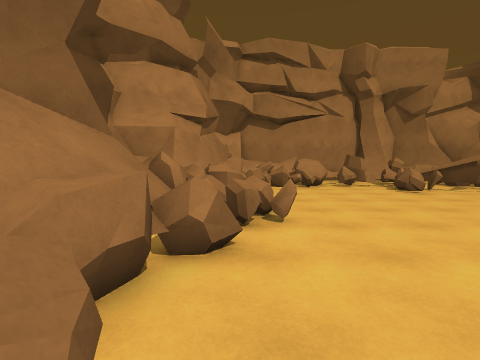
View 1 (above)

24 first-person views from a walk through a scene from a Unity 3-D project. The camera is 1.5 m above the floor, tilts 4° down and sees 85° across. The floor is counted in squares, 1 m on a side. Each view is taken from the middle of a square. On the plan, view 1 faces up. The plan holds only what a view shows up to about 14 squares ahead; the rest is blank. The place goes on beyond the plan. Surface patterns are stand-ins for the level's own textures.

View 2
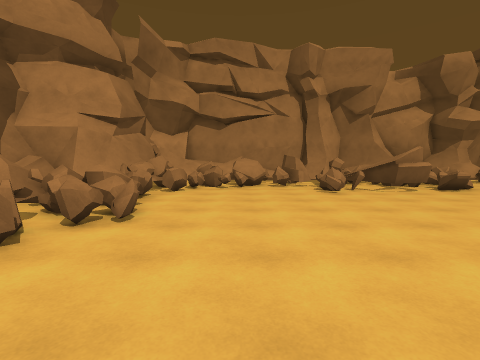

View 3
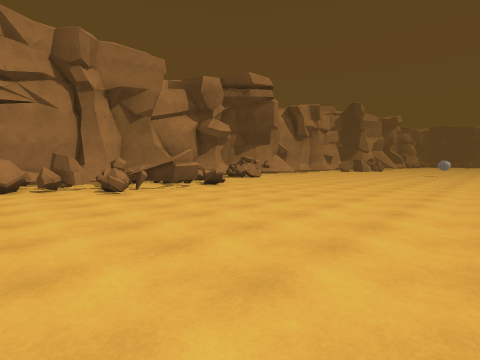

View 4
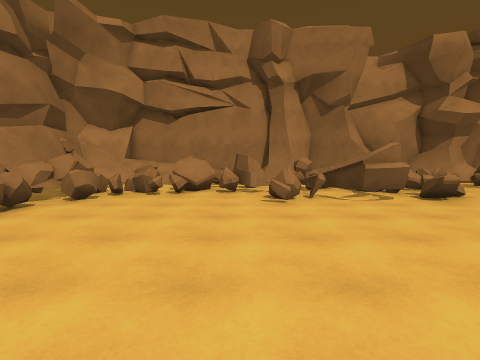

View 5
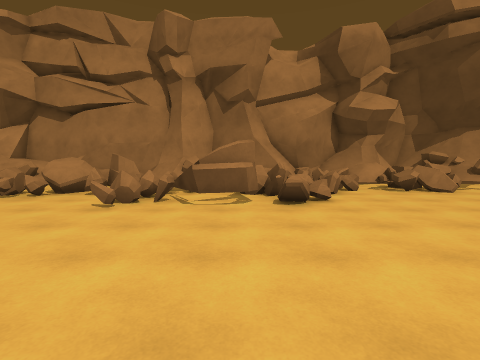

View 6
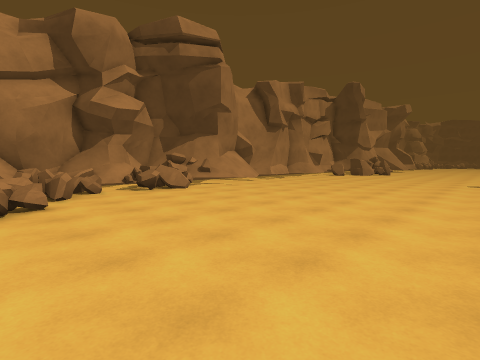

View 7
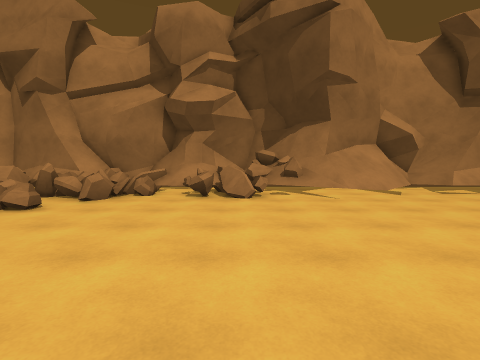

View 8
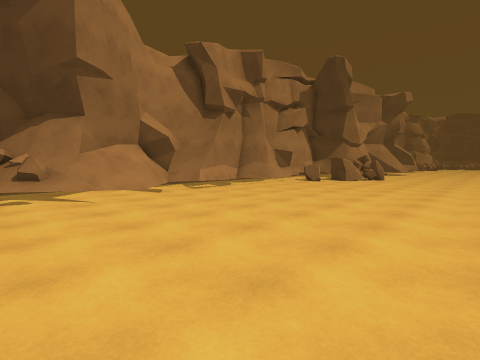

View 9
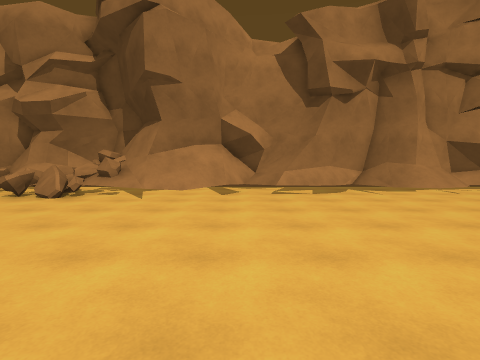

View 10
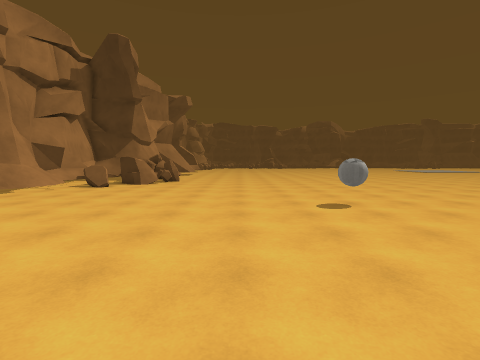

View 11
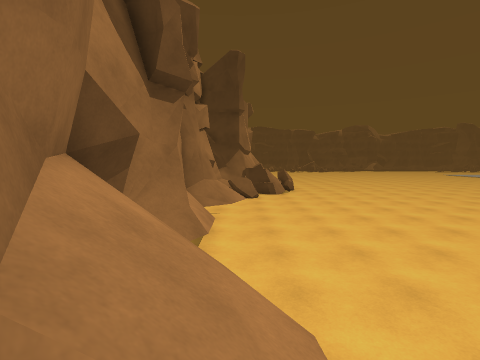

View 12
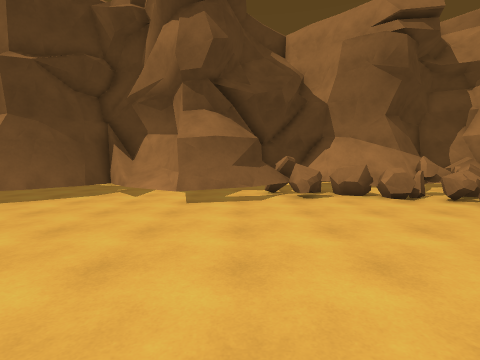

View 13
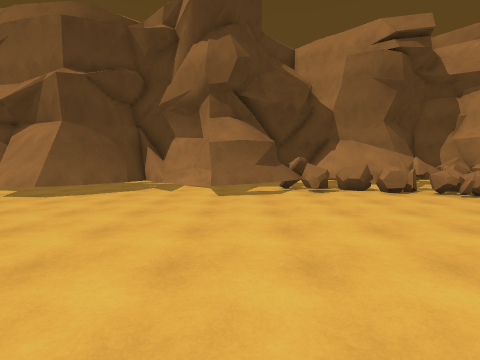

View 14
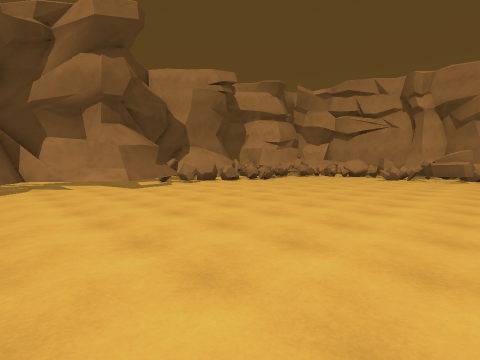

View 15
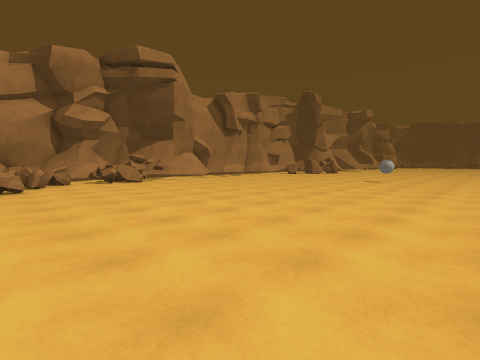

View 16
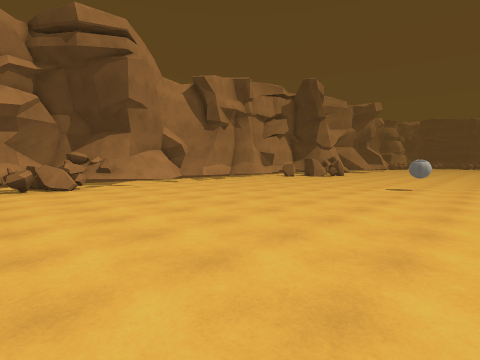

View 17
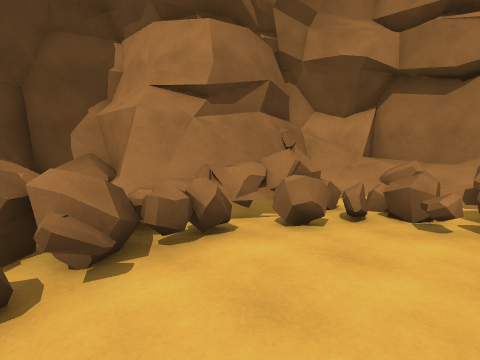

View 18
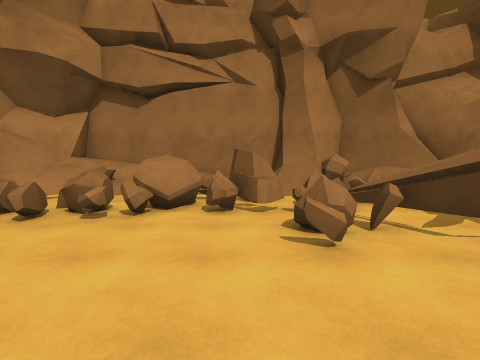

View 19
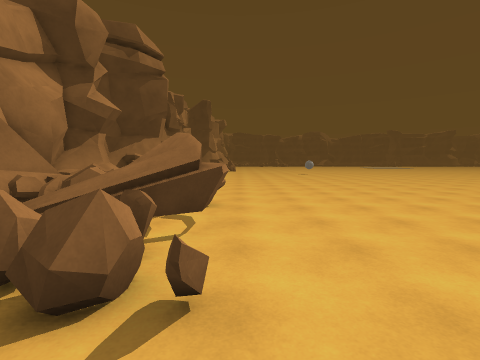

View 20
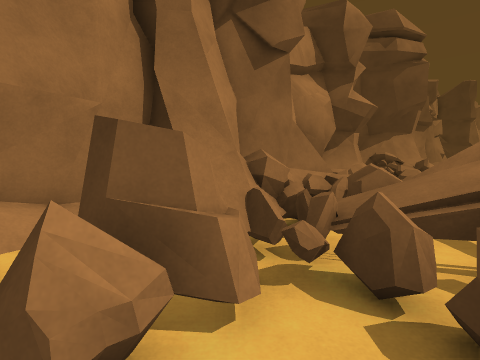

View 21
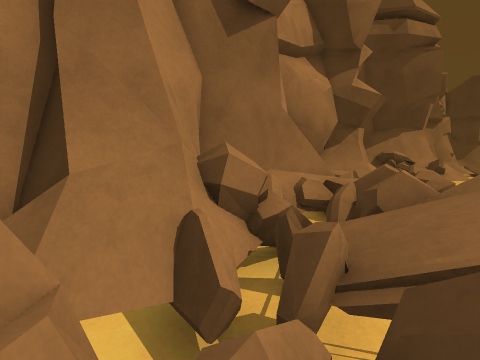

View 22
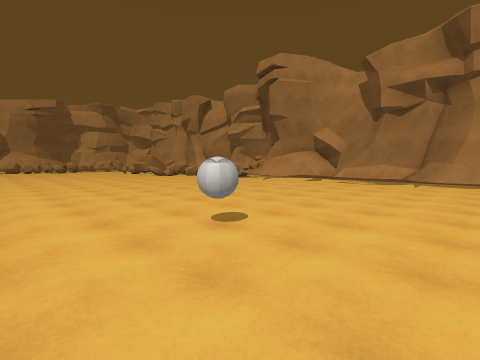

View 23
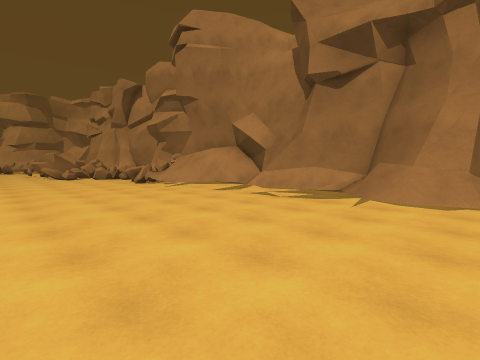

View 24
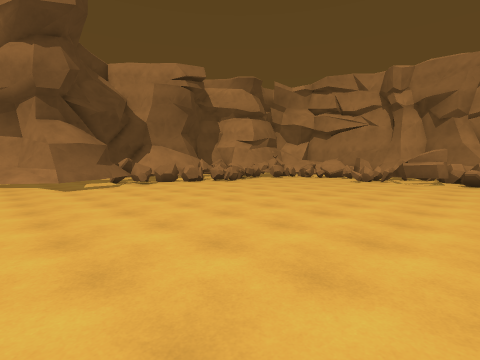

### Floor plan
Key: @ floor where view 1 was taken; # wall or solid block; x gap in a wall; . main floor; : floor 0.75 m higher than the main floor; / step, stairs or slope; = window, fence, low wall or low ledge; ^ raised ledge; v drop or lower ground; O other object.
Columns run from 5 left of view 1 to 41 right of it. Each row starts with its distance up from view 1.
 20      ###    #   ##   #######       #########  #
 19      ################^^=#=#= =#######=####O####
 18      ###: #=######==^^====v###==#///=.=^^..===O
 17     ##===#^###=#=^^##^#==.^^==#////=........OO.
 16      #=###=###=^^^^#===.........///............
 15      #==^^....=^^^^===.........................
 14     ##=......=#x^^^#^=.........................
 13     #^^......x=.^#^.=..........................
 12    ##=.......=.................................
 11  ####=.........................................
 10 ###^=^.........................................
  9 ^^#=^^=........................................
  8 #^^^^==........................................
  7   ^^^==........................................
  6   ###^=........................................
  5    ^==.........................................
  4    ^#=...................................O.....
  3   #^=..........................................
  2  ##^...........................................
  1    #=..........................................
  0    #^@.........................................
 -1    #^..................................   .....
 -2     ##..........................           ....
 -3      #................                      ...
 -4     ##=...............                       ..
 -5  =###O................
 -6  ##OO................
 -7  #=#=.................
 -8  ###.................
 -9  ###=...............
-10  ####=............. .

Where each view was taken, in squares from view 1:
view 1: 0 up, 0 right, facing up
view 2: 0 up, 4 right, facing up
view 3: 0 up, 4 right, facing up-right
view 4: 3 up, 7 right, facing up
view 5: 4 up, 13 right, facing up
view 6: 4 up, 15 right, facing up-right
view 7: 6 up, 23 right, facing up
view 8: 6 up, 24 right, facing up-right
view 9: 6 up, 31 right, facing up
view 10: 8 up, 27 right, facing right
view 11: 17 up, 26 right, facing right
view 12: 2 down, 10 right, facing left
view 13: 3 down, 12 right, facing left
view 14: 10 down, 15 right, facing up-left
view 15: 2 down, 15 right, facing up-right
view 16: 1 up, 20 right, facing up-right
view 17: 8 up, 4 right, facing up-left
view 18: 8 up, 7 right, facing up
view 19: 12 up, 6 right, facing right
view 20: 14 up, 6 right, facing up-right
view 21: 15 up, 8 right, facing up-right
view 22: 0 up, 41 right, facing up-left
view 23: 9 up, 41 right, facing up-left
view 24: 7 down, 16 right, facing up-left
